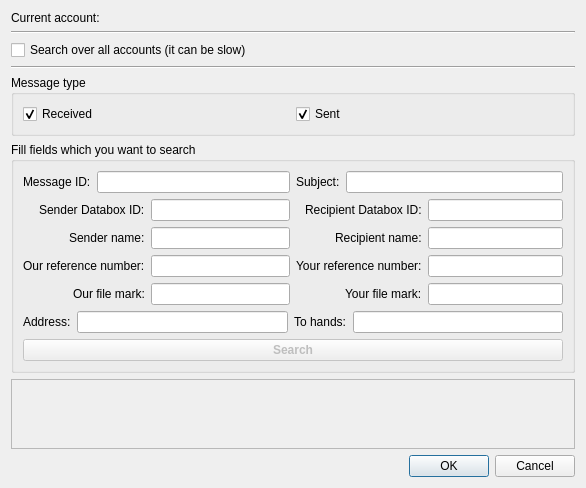
<?xml version="1.0" encoding="UTF-8"?>
<ui version="4.0">
 <class>msgSearchDialog</class>
 <widget class="QDialog" name="msgSearchDialog">
  <property name="geometry">
   <rect>
    <x>0</x>
    <y>0</y>
    <width>586</width>
    <height>467</height>
   </rect>
  </property>
  <property name="windowTitle">
   <string>Advance message search</string>
  </property>
  <layout class="QVBoxLayout" name="verticalLayout">
   <item>
    <layout class="QHBoxLayout" name="horizontalLayout">
     <item>
      <widget class="QLabel" name="crntAcntLabel">
       <property name="text">
        <string>Current account:</string>
       </property>
      </widget>
     </item>
     <item>
      <widget class="QLabel" name="currentAccountName">
       <property name="font">
        <font>
         <weight>75</weight>
         <bold>true</bold>
        </font>
       </property>
       <property name="text">
        <string/>
       </property>
      </widget>
     </item>
    </layout>
   </item>
   <item>
    <widget class="Line" name="line">
     <property name="orientation">
      <enum>Qt::Horizontal</enum>
     </property>
    </widget>
   </item>
   <item>
    <widget class="QCheckBox" name="searchAllAcntCheckBox">
     <property name="text">
      <string>Search over all accounts (it can be slow)</string>
     </property>
    </widget>
   </item>
   <item>
    <widget class="Line" name="line_2">
     <property name="orientation">
      <enum>Qt::Horizontal</enum>
     </property>
    </widget>
   </item>
   <item>
    <widget class="QGroupBox" name="groupBox">
     <property name="title">
      <string>Message type</string>
     </property>
     <layout class="QHBoxLayout" name="horizontalLayout_3">
      <item>
       <widget class="QCheckBox" name="searchReceivedMsgCheckBox">
        <property name="text">
         <string>Received</string>
        </property>
        <property name="checked">
         <bool>true</bool>
        </property>
       </widget>
      </item>
      <item>
       <widget class="QCheckBox" name="searchSentMsgCheckBox">
        <property name="text">
         <string>Sent</string>
        </property>
        <property name="checked">
         <bool>true</bool>
        </property>
       </widget>
      </item>
     </layout>
    </widget>
   </item>
   <item>
    <widget class="QGroupBox" name="groupBox_2">
     <property name="title">
      <string>Fill fields which you want to search</string>
     </property>
     <layout class="QVBoxLayout" name="verticalLayout_2">
      <item>
       <layout class="QHBoxLayout" name="horizontalLayout_4">
        <item>
         <layout class="QFormLayout" name="formLayout_5">
          <item row="0" column="0">
           <widget class="QLabel" name="label">
            <property name="text">
             <string>Message ID:</string>
            </property>
           </widget>
          </item>
          <item row="0" column="1">
           <widget class="QLineEdit" name="messageIdLineEdit"/>
          </item>
         </layout>
        </item>
        <item>
         <layout class="QFormLayout" name="formLayout_2">
          <item row="0" column="0">
           <widget class="QLabel" name="label_8">
            <property name="text">
             <string>Subject:</string>
            </property>
           </widget>
          </item>
          <item row="0" column="1">
           <widget class="QLineEdit" name="subjectLineEdit"/>
          </item>
         </layout>
        </item>
       </layout>
      </item>
      <item>
       <layout class="QHBoxLayout" name="horizontalLayout_2">
        <item>
         <layout class="QFormLayout" name="formLayout">
          <property name="fieldGrowthPolicy">
           <enum>QFormLayout::AllNonFixedFieldsGrow</enum>
          </property>
          <property name="labelAlignment">
           <set>Qt::AlignRight|Qt::AlignTrailing|Qt::AlignVCenter</set>
          </property>
          <item row="0" column="0">
           <widget class="QLabel" name="senderDbIdLabel">
            <property name="text">
             <string>Sender Databox ID:</string>
            </property>
           </widget>
          </item>
          <item row="0" column="1">
           <widget class="QLineEdit" name="senderDbIdLineEdit">
            <property name="text">
             <string/>
            </property>
            <property name="maxLength">
             <number>7</number>
            </property>
           </widget>
          </item>
          <item row="1" column="0">
           <widget class="QLabel" name="senderNameLabel">
            <property name="text">
             <string>Sender name:</string>
            </property>
           </widget>
          </item>
          <item row="1" column="1">
           <widget class="QLineEdit" name="senderNameLineEdit"/>
          </item>
          <item row="2" column="0">
           <widget class="QLabel" name="label_6">
            <property name="text">
             <string>Our reference number:</string>
            </property>
           </widget>
          </item>
          <item row="2" column="1">
           <widget class="QLineEdit" name="senderRefNumLineEdit"/>
          </item>
          <item row="3" column="0">
           <widget class="QLabel" name="label_9">
            <property name="text">
             <string>Our file mark:</string>
            </property>
           </widget>
          </item>
          <item row="3" column="1">
           <widget class="QLineEdit" name="senderFileMarkLineEdit"/>
          </item>
         </layout>
        </item>
        <item>
         <layout class="QFormLayout" name="formLayout_3">
          <property name="fieldGrowthPolicy">
           <enum>QFormLayout::AllNonFixedFieldsGrow</enum>
          </property>
          <property name="labelAlignment">
           <set>Qt::AlignRight|Qt::AlignTrailing|Qt::AlignVCenter</set>
          </property>
          <item row="1" column="0">
           <widget class="QLabel" name="recipientNameLineLabel">
            <property name="text">
             <string>Recipient name:</string>
            </property>
           </widget>
          </item>
          <item row="0" column="1">
           <widget class="QLineEdit" name="recipientDbIdLineEdit">
            <property name="maxLength">
             <number>7</number>
            </property>
           </widget>
          </item>
          <item row="0" column="0">
           <widget class="QLabel" name="recipientDbIdLabel">
            <property name="text">
             <string>Recipient Databox ID:</string>
            </property>
           </widget>
          </item>
          <item row="1" column="1">
           <widget class="QLineEdit" name="recipientNameLineEdit"/>
          </item>
          <item row="2" column="0">
           <widget class="QLabel" name="label_7">
            <property name="text">
             <string>Your reference number:</string>
            </property>
           </widget>
          </item>
          <item row="2" column="1">
           <widget class="QLineEdit" name="recipientRefNumLineEdit"/>
          </item>
          <item row="3" column="0">
           <widget class="QLabel" name="label_10">
            <property name="text">
             <string>Your file mark:</string>
            </property>
           </widget>
          </item>
          <item row="3" column="1">
           <widget class="QLineEdit" name="recipientFileMarkLineEdit"/>
          </item>
         </layout>
        </item>
       </layout>
      </item>
      <item>
       <layout class="QHBoxLayout" name="horizontalLayout_5">
        <item>
         <widget class="QLabel" name="label_12">
          <property name="text">
           <string>Address:</string>
          </property>
         </widget>
        </item>
        <item>
         <widget class="QLineEdit" name="toHandsLineEdit"/>
        </item>
        <item>
         <widget class="QLabel" name="label_11">
          <property name="text">
           <string>To hands:</string>
          </property>
         </widget>
        </item>
        <item>
         <widget class="QLineEdit" name="addressLineEdit"/>
        </item>
       </layout>
      </item>
      <item>
       <widget class="QPushButton" name="searchPushButton">
        <property name="enabled">
         <bool>false</bool>
        </property>
        <property name="font">
         <font>
          <weight>75</weight>
          <bold>true</bold>
         </font>
        </property>
        <property name="text">
         <string>Search</string>
        </property>
        <property name="icon">
         <iconset resource="../../../res/resources.qrc">
          <normaloff>:/icons/3party/search_16.png</normaloff>:/icons/3party/search_16.png</iconset>
        </property>
       </widget>
      </item>
     </layout>
    </widget>
   </item>
   <item>
    <widget class="QTableWidget" name="resultsTableWidget">
     <property name="enabled">
      <bool>false</bool>
     </property>
    </widget>
   </item>
   <item>
    <widget class="QDialogButtonBox" name="buttonBox">
     <property name="orientation">
      <enum>Qt::Horizontal</enum>
     </property>
     <property name="standardButtons">
      <set>QDialogButtonBox::Cancel|QDialogButtonBox::Ok</set>
     </property>
    </widget>
   </item>
  </layout>
 </widget>
 <resources>
  <include location="../../../res/resources.qrc"/>
 </resources>
 <connections>
  <connection>
   <sender>buttonBox</sender>
   <signal>accepted()</signal>
   <receiver>msgSearchDialog</receiver>
   <slot>accept()</slot>
   <hints>
    <hint type="sourcelabel">
     <x>248</x>
     <y>254</y>
    </hint>
    <hint type="destinationlabel">
     <x>157</x>
     <y>274</y>
    </hint>
   </hints>
  </connection>
  <connection>
   <sender>buttonBox</sender>
   <signal>rejected()</signal>
   <receiver>msgSearchDialog</receiver>
   <slot>reject()</slot>
   <hints>
    <hint type="sourcelabel">
     <x>316</x>
     <y>260</y>
    </hint>
    <hint type="destinationlabel">
     <x>286</x>
     <y>274</y>
    </hint>
   </hints>
  </connection>
 </connections>
</ui>
